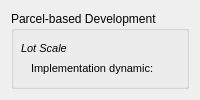
                 <widget class="QWidget" name="parcel_based">
                  <layout class="QHBoxLayout" name="horizontalLayout_3">
                   <item>
                    <widget class="QGroupBox" name="parcel_based_group">
                     <property name="title">
                      <string>Parcel-based Development</string>
                     </property>
                     <widget class="QLabel" name="parcel_based_lbl5">
                      <property name="geometry">
                       <rect>
                        <x>10</x>
                        <y>130</y>
                        <width>131</width>
                        <height>16</height>
                       </rect>
                      </property>
                      <property name="text">
                       <string>&lt;!DOCTYPE HTML PUBLIC &quot;-//W3C//DTD HTML 4.0//EN&quot; &quot;http://www.w3.org/TR/REC-html40/strict.dtd&quot;&gt;
&lt;html&gt;&lt;head&gt;&lt;meta name=&quot;qrichtext&quot; content=&quot;1&quot; /&gt;&lt;style type=&quot;text/css&quot;&gt;
p, li { white-space: pre-wrap; }
&lt;/style&gt;&lt;/head&gt;&lt;body style=&quot; font-family:'MS Shell Dlg 2'; font-size:8.25pt; font-weight:400; font-style:normal;&quot;&gt;
&lt;p style=&quot; margin-top:0px; margin-bottom:0px; margin-left:0px; margin-right:0px; -qt-block-indent:0; text-indent:0px;&quot;&gt;&lt;span style=&quot; font-size:8pt; font-style:italic;&quot;&gt;Neighbourhood Scale&lt;/span&gt;&lt;/p&gt;&lt;/body&gt;&lt;/html&gt;</string>
                      </property>
                     </widget>
                     <widget class="QLabel" name="parcel_based_lbl1">
                      <property name="geometry">
                       <rect>
                        <x>10</x>
                        <y>30</y>
                        <width>131</width>
                        <height>16</height>
                       </rect>
                      </property>
                      <property name="text">
                       <string>&lt;!DOCTYPE HTML PUBLIC &quot;-//W3C//DTD HTML 4.0//EN&quot; &quot;http://www.w3.org/TR/REC-html40/strict.dtd&quot;&gt;
&lt;html&gt;&lt;head&gt;&lt;meta name=&quot;qrichtext&quot; content=&quot;1&quot; /&gt;&lt;style type=&quot;text/css&quot;&gt;
p, li { white-space: pre-wrap; }
&lt;/style&gt;&lt;/head&gt;&lt;body style=&quot; font-family:'MS Shell Dlg 2'; font-size:8.25pt; font-weight:400; font-style:normal;&quot;&gt;
&lt;p style=&quot; margin-top:0px; margin-bottom:0px; margin-left:0px; margin-right:0px; -qt-block-indent:0; text-indent:0px;&quot;&gt;&lt;span style=&quot; font-size:8pt; font-style:italic;&quot;&gt;Lot Scale&lt;/span&gt;&lt;/p&gt;&lt;/body&gt;&lt;/html&gt;</string>
                      </property>
                     </widget>
                     <widget class="QLabel" name="parcel_based_lbl4">
                      <property name="geometry">
                       <rect>
                        <x>20</x>
                        <y>100</y>
                        <width>131</width>
                        <height>16</height>
                       </rect>
                      </property>
                      <property name="text">
                       <string>&lt;!DOCTYPE HTML PUBLIC &quot;-//W3C//DTD HTML 4.0//EN&quot; &quot;http://www.w3.org/TR/REC-html40/strict.dtd&quot;&gt;
&lt;html&gt;&lt;head&gt;&lt;meta name=&quot;qrichtext&quot; content=&quot;1&quot; /&gt;&lt;style type=&quot;text/css&quot;&gt;
p, li { white-space: pre-wrap; }
&lt;/style&gt;&lt;/head&gt;&lt;body style=&quot; font-family:'MS Shell Dlg 2'; font-size:8.25pt; font-weight:400; font-style:normal;&quot;&gt;
&lt;p style=&quot; margin-top:0px; margin-bottom:0px; margin-left:0px; margin-right:0px; -qt-block-indent:0; text-indent:0px;&quot;&gt;&lt;span style=&quot; font-size:8pt;&quot;&gt;Implementation dynamic:&lt;/span&gt;&lt;/p&gt;&lt;/body&gt;&lt;/html&gt;</string>
                      </property>
                     </widget>
                     <widget class="QLabel" name="parcel_based_lbl6">
                      <property name="geometry">
                       <rect>
                        <x>20</x>
                        <y>150</y>
                        <width>141</width>
                        <height>16</height>
                       </rect>
                      </property>
                      <property name="text">
                       <string>&lt;!DOCTYPE HTML PUBLIC &quot;-//W3C//DTD HTML 4.0//EN&quot; &quot;http://www.w3.org/TR/REC-html40/strict.dtd&quot;&gt;
&lt;html&gt;&lt;head&gt;&lt;meta name=&quot;qrichtext&quot; content=&quot;1&quot; /&gt;&lt;style type=&quot;text/css&quot;&gt;
p, li { white-space: pre-wrap; }
&lt;/style&gt;&lt;/head&gt;&lt;body style=&quot; font-family:'MS Shell Dlg 2'; font-size:8.25pt; font-weight:400; font-style:normal;&quot;&gt;
&lt;p style=&quot; margin-top:0px; margin-bottom:0px; margin-left:0px; margin-right:0px; -qt-block-indent:0; text-indent:0px;&quot;&gt;&lt;span style=&quot; font-size:8pt;&quot;&gt;Implementation dynamic:&lt;/span&gt;&lt;/p&gt;&lt;/body&gt;&lt;/html&gt;</string>
                      </property>
                     </widget>
                     <widget class="QLabel" name="parcel_based_lbl3">
                      <property name="geometry">
                       <rect>
                        <x>10</x>
                        <y>80</y>
                        <width>131</width>
                        <height>16</height>
                       </rect>
                      </property>
                      <property name="text">
                       <string>&lt;!DOCTYPE HTML PUBLIC &quot;-//W3C//DTD HTML 4.0//EN&quot; &quot;http://www.w3.org/TR/REC-html40/strict.dtd&quot;&gt;
&lt;html&gt;&lt;head&gt;&lt;meta name=&quot;qrichtext&quot; content=&quot;1&quot; /&gt;&lt;style type=&quot;text/css&quot;&gt;
p, li { white-space: pre-wrap; }
&lt;/style&gt;&lt;/head&gt;&lt;body style=&quot; font-family:'MS Shell Dlg 2'; font-size:8.25pt; font-weight:400; font-style:normal;&quot;&gt;
&lt;p style=&quot; margin-top:0px; margin-bottom:0px; margin-left:0px; margin-right:0px; -qt-block-indent:0; text-indent:0px;&quot;&gt;&lt;span style=&quot; font-size:8pt; font-style:italic;&quot;&gt;Street Scale&lt;/span&gt;&lt;/p&gt;&lt;/body&gt;&lt;/html&gt;</string>
                      </property>
                     </widget>
                     <widget class="QLabel" name="parcel_based_lbl2">
                      <property name="geometry">
                       <rect>
                        <x>20</x>
                        <y>50</y>
                        <width>141</width>
                        <height>16</height>
                       </rect>
                      </property>
                      <property name="text">
                       <string>&lt;!DOCTYPE HTML PUBLIC &quot;-//W3C//DTD HTML 4.0//EN&quot; &quot;http://www.w3.org/TR/REC-html40/strict.dtd&quot;&gt;
&lt;html&gt;&lt;head&gt;&lt;meta name=&quot;qrichtext&quot; content=&quot;1&quot; /&gt;&lt;style type=&quot;text/css&quot;&gt;
p, li { white-space: pre-wrap; }
&lt;/style&gt;&lt;/head&gt;&lt;body style=&quot; font-family:'MS Shell Dlg 2'; font-size:8.25pt; font-weight:400; font-style:normal;&quot;&gt;
&lt;p style=&quot; margin-top:0px; margin-bottom:0px; margin-left:0px; margin-right:0px; -qt-block-indent:0; text-indent:0px;&quot;&gt;&lt;span style=&quot; font-size:8pt;&quot;&gt;Implementation dynamic:&lt;/span&gt;&lt;/p&gt;&lt;/body&gt;&lt;/html&gt;</string>
                      </property>
                     </widget>
                     <widget class="QComboBox" name="parcel_rule_neigh">
                      <property name="geometry">
                       <rect>
                        <x>180</x>
                        <y>150</y>
                        <width>211</width>
                        <height>16</height>
                       </rect>
                      </property>
                      <item>
                       <property name="text">
                        <string>Gradual (maintaining level of service)</string>
                       </property>
                      </item>
                      <item>
                       <property name="text">
                        <string>Immediate (all at once where possible)</string>
                       </property>
                      </item>
                      <item>
                       <property name="text">
                        <string>Delayed (slowed implementation)</string>
                       </property>
                      </item>
                     </widget>
                     <widget class="QComboBox" name="parcel_rule_street">
                      <property name="geometry">
                       <rect>
                        <x>180</x>
                        <y>100</y>
                        <width>211</width>
                        <height>16</height>
                       </rect>
                      </property>
                      <item>
                       <property name="text">
                        <string>Gradual (maintaining level of service)</string>
                       </property>
                      </item>
                      <item>
                       <property name="text">
                        <string>Immediate (all at once where possible)</string>
                       </property>
                      </item>
                      <item>
                       <property name="text">
                        <string>Delayed (slowed implementation)</string>
                       </property>
                      </item>
                     </widget>
                     <widget class="QCheckBox" name="parcel_rule_neigh_check">
                      <property name="geometry">
                       <rect>
                        <x>20</x>
                        <y>180</y>
                        <width>331</width>
                        <height>17</height>
                       </rect>
                      </property>
                      <property name="text">
                       <string>Implement even if allocated area has not yet been zoned</string>
                      </property>
                     </widget>
                     <widget class="QComboBox" name="parcel_rule_lot">
                      <property name="geometry">
                       <rect>
                        <x>180</x>
                        <y>50</y>
                        <width>211</width>
                        <height>16</height>
                       </rect>
                      </property>
                      <item>
                       <property name="text">
                        <string>Gradual (maintaining level of service)</string>
                       </property>
                      </item>
                      <item>
                       <property name="text">
                        <string>Immediate (all at once where possible)</string>
                       </property>
                      </item>
                      <item>
                       <property name="text">
                        <string>Delayed (slowed implementation)</string>
                       </property>
                      </item>
                     </widget>
                    </widget>
                   </item>
                  </layout>
                 </widget>
